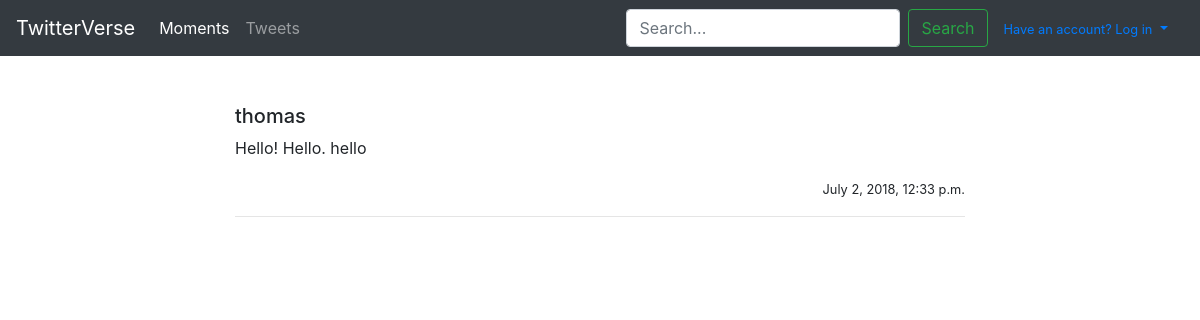
Screenshot of /tweet/2/ with the database file from the repository.
### tweets/models.py (models this page shows, shortened)
class Tweet(models.Model):
	user = models.ForeignKey(settings.AUTH_USER_MODEL, on_delete=models.CASCADE)
	content = models.TextField(max_length=180, validators=[validate_content])
	updated = models.DateTimeField(auto_now=True)
	created = models.DateTimeField(auto_now_add=True)
	def __str__(self):
		return str(self.content)

### tweets/views.py (the view)
# urls.py: url(r'^(?P<pk>\d+)/$', TweetDetailView.as_view(), name='detail'), # localhost:4000/tweet/id_of_tweet
class TweetDetailView(DetailView):
	template_name = "tweets/detail_view.html"
	queryset = Tweet.objects.all()
	def get_context_data(self, **kwargs):
		context = super().get_context_data(**kwargs)
		print(context)
		return context

### tweets/templates/tweets/detail_view.html (shortened to what this page needs)
{% extends "base.html" %}
{% block content %}
<br>
<div class="row">
	<div class="col-sm-8 offset-sm-2">
		<div class="media">
  			<div class="media-body">
    			<h5 class="mt-0">{{object.user}}</h5>
				<p>{{object.content}}</p>
				<p align="right"><small>{{object.created}}</small></p>
				<hr>
			</div>
		</div>
	</div>
</div>
{% endblock content %}

### rows the page displays
Tweet: user "thomas", content "Hello! Hello. hello", created "July 2, 2018, 12:33 p.m."
